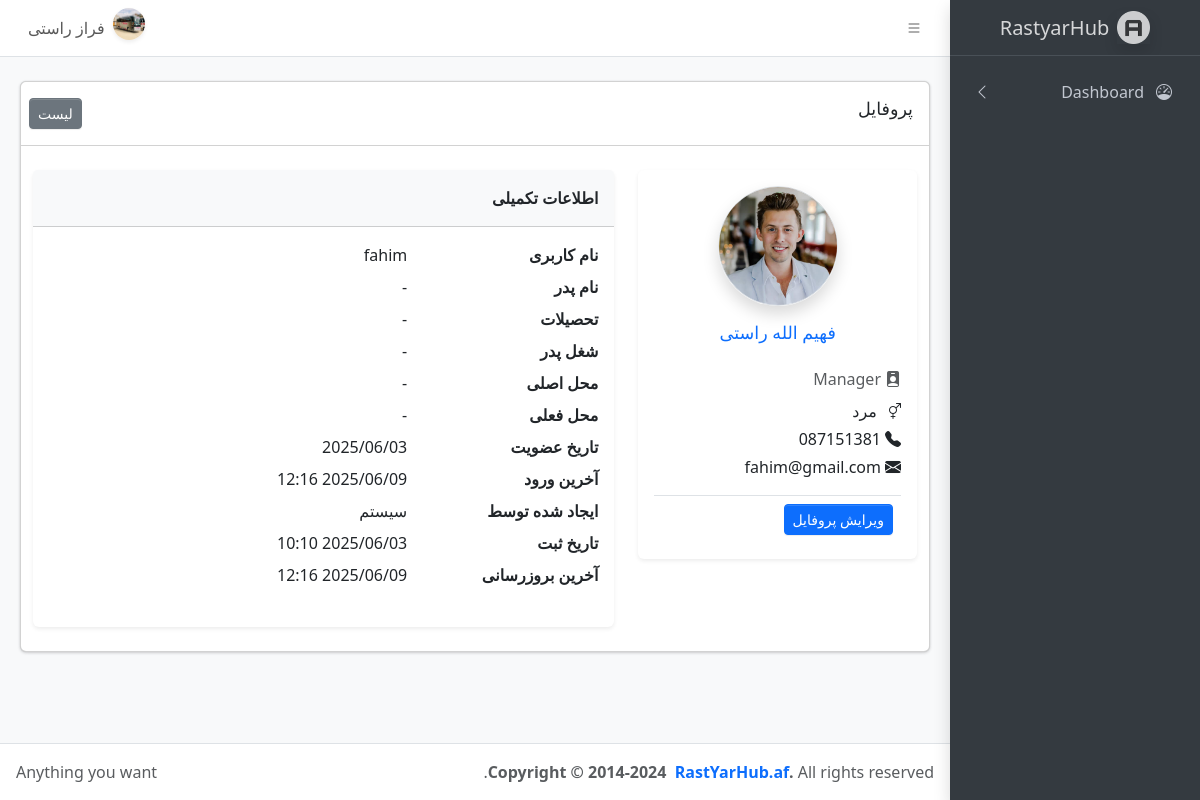
/managers/1/view (signed in), run on the app's committed database.
### accounts/models.py (models this page shows, shortened)
class CustomUser(AbstractUser):
    ROLE_CHOICES = (
        ('manager', 'Manager'),
        ('teacher', 'Teacher'),
        ('student', 'Student'),
        ('parent', 'Parent'),
    )
    GENDER_CHOICES = (
        ('male', 'Male'),
        ('female', 'Female'),
        ('other', 'Other'),
    )
    role = models.CharField(max_length=20, choices=ROLE_CHOICES)
    gender = models.CharField(max_length=10, choices=GENDER_CHOICES, null=True, blank=True)
    phone_number = models.CharField(max_length=15, unique=True, null=True, blank=True)
    profile_picture = models.ImageField(
        _('تصویر پروفایل'),
        upload_to=profile_image_upload_path,
        blank=True,
        null=True
    )
    created_by = models.ForeignKey(
        settings.AUTH_USER_MODEL,
        null=True,
        blank=True,
        on_delete=models.SET_NULL,
        related_name='created_users'
    )
    created_at = models.DateTimeField(auto_now_add=True)
    updated_at = models.DateTimeField(auto_now=True)

### managers/views.py (the view)
# urls.py: path('<int:pk>/view', ManagerProfileView.as_view(), name='manager_profile'),
class ManagerProfileView(LoginRequiredMixin, View):
    template_name = 'managers/profile.html'
    def get(self, request, pk):
        manager = get_object_or_404(CustomUser, pk=pk, role='manager')
        return render(request, self.template_name, {'manager': manager})

### managers/templates/managers/profile.html
{% extends 'base.html' %}
{% load static %}
{% block content %}
<div class="app-content mt-4">
    <div class="container-fluid">
        <div class="row">
            <div class="col-12">
                <div class="card">
                  <div class="card-tools">
                    <div class="card-header">
                        <h3 class="card-title">پروفایل</h3>
                        <div class="card-tools">
                            <a href="{% url 'user_list' %}" class="btn btn-sm btn-secondary">لیست</a>
                        </div>
                    </div>
                    <div class="container my-4">
                        <div class="row">
                            <div class="col-md-4 mb-3">
                                <div class="card shadow-sm border-0 p-3 text-center">
                                    <div class="d-flex flex-column align-items-center mb-4">
                                        <img src="{% if manager.profile_picture %}{{ manager.profile_picture.url }}{% else %}{% static 'dist/assets/img/avatar5.png' %}{% endif %}"
                                             class="rounded-circle border shadow mb-3"
                                             width="120" height="120"
                                             alt="User Image">
                                        <h5 class="card-title text-primary mb-0">
                                            {{ manager.get_full_name|default:manager.username }}
                                        </h5>
                                    </div>
                                    <div class="text-start">
                                        <p class="text-muted mb-2">
                                            <i class="bi bi-person-badge-fill me-1"></i>{{ manager.get_role_display }}
                                        </p>
                                        {% if manager.gender %}
                                        <p class="mb-1">
                                            <i class="bi bi-gender-ambiguous me-1"></i>
                                            {% if manager.gender == 'male' %} مرد {% elif manager.gender == 'female' %} زن {% else %} سایر {% endif %}
                                        </p>
                                        {% endif %}
                                        {% if manager.phone_number %}
                                        <p class="mb-1">
                                            <i class="bi bi-telephone-fill me-1"></i>{{ manager.phone_number }}
                                        </p>
                                        {% endif %}
                                        {% if manager.email %}
                                        <p class="mb-3">
                                            <i class="bi bi-envelope-fill me-1"></i>{{ manager.email }}
                                        </p>
                                        {% endif %}
                                        <div class="user-footer d-flex justify-content-between align-items-center p-2 border-top">
                                            <a href="{% url 'redirect_to_profile_update' manager.pk %}" class="btn btn-primary btn-sm">
                                                ویرایش پروفایل
                                            </a>
                                        </div>
                                    </div>
                                </div>
                            </div>
<div class="col-md-8">
    <div class="card shadow-sm border-0">
        <div class="card-header bg-light">
            <strong>اطلاعات تکمیلی</strong>
        </div>
        <div class="card-body">
            <dl class="row">
                <dt class="col-sm-4">نام کاربری</dt>
                <dd class="col-sm-8">{{ manager.username }}</dd>
                <dt class="col-sm-4">نام پدر</dt>
                <dd class="col-sm-8">{{ manager.manager_profile.father_name|default:"-" }}</dd>
                <dt class="col-sm-4">تحصیلات</dt>
                <dd class="col-sm-8">{{ manager.manager_profile.education|default:"-" }}</dd>
                <dt class="col-sm-4">شغل پدر</dt>
                <dd class="col-sm-8">{{ manager.manager_profile.father_job|default:"-" }}</dd>
                <dt class="col-sm-4">محل اصلی</dt>
                <dd class="col-sm-8">{{ manager.manager_profile.permanent_address|default:"-" }}</dd>
                <dt class="col-sm-4">محل فعلی</dt>
                <dd class="col-sm-8">{{ manager.manager_profile.current_address|default:"-" }}</dd>
                <dt class="col-sm-4">تاریخ عضویت</dt>
                <dd class="col-sm-8">{{ manager.date_joined|date:"Y/m/d" }}</dd>
                <dt class="col-sm-4">آخرین ورود</dt>
                <dd class="col-sm-8">{{ manager.last_login|date:"Y/m/d H:i" }}</dd>
                <dt class="col-sm-4">ایجاد شده توسط</dt>
                <dd class="col-sm-8">
                    {% if manager.created_by %}
                        {{ manager.created_by.get_full_name|default:manager.created_by.username }}
                    {% else %}
                        سیستم
                    {% endif %}
                </dd>
                <dt class="col-sm-4">تاریخ ثبت</dt>
                <dd class="col-sm-8">{{ manager.created_at|date:"Y/m/d H:i" }}</dd>
                <dt class="col-sm-4">آخرین بروزرسانی</dt>
                <dd class="col-sm-8">{{ manager.updated_at|date:"Y/m/d H:i" }}</dd>
            </dl>
        </div>
    </div>
</div>
                        </div>
                    </div>
                </div>
            </div>
        </div>
    </div>
</div>
{% endblock %}

### templates/partials/navbar.html (shortened to what this page needs)
{% load static %}
<nav class="app-header navbar navbar-expand bg-body">
    <div class="container-fluid">
        <ul class="navbar-nav">
            <li class="nav-item">
                <a class="nav-link" data-lte-toggle="sidebar" href="#" role="button">
                    <i class="bi bi-list"></i>
                </a>
            </li>
        </ul>
        <ul class="navbar-nav ms-auto">
            <li class="nav-item dropdown user-menu">
                {% if request.user.is_authenticated %}
                <a href="#" class="nav-link dropdown-toggle d-flex align-items-center" data-bs-toggle="dropdown">
                    <img src="{% if request.user.profile_picture %}{{ request.user.profile_picture.url }}{% else %}{% static 'dist/assets/img/avatar5.png' %}{% endif %}"
                        class="user-image rounded-circle shadow-sm me-2" alt="User Image" width="32" height="32" />
                    <span class="d-none d-md-inline text-capitalize">
                        {% if request.user.get_full_name %}
                        {{ request.user.get_full_name }}
                        {% elif request.user.username %}
                        {{ request.user.username }}
                        {% else %}
                        کاربر
                        {% endif %}
                    </span>
                </a>
                {% else %}
                <div class="d-flex gap-2">
                    <a href="{% url 'login' %}" class="text-success" style="text-decoration: none;">ورود</a>
                    <a href="{% url 'signup' %}" class="text-primary" style="text-decoration: none;">ثبت‌نام</a>
                </div>
                {% endif %}
            </li>
        </ul>
    </div>
</nav>

### data on the page
CustomUser: profile_picture (picture), user.get_full_name "فراز راستی"
CustomUser: profile_picture (picture), get_full_name "فهیم الله راستی", role "Manager", phone_number "087151381", email "fahim@gmail.com", username "fahim", manager_profile.father_name "-", date_joined "2025/06/03", last_login "2025/06/09 12:16", created_at "2025/06/03 10:10", updated_at "2025/06/09 12:16"

### other printed values
{{ manager.manager_profile.education|default:"-" }} "-"
{{ manager.manager_profile.father_job|default:"-" }} "-"
{{ manager.manager_profile.permanent_address|default:"-" }} "-"
{{ manager.manager_profile.current_address|default:"-" }} "-"
